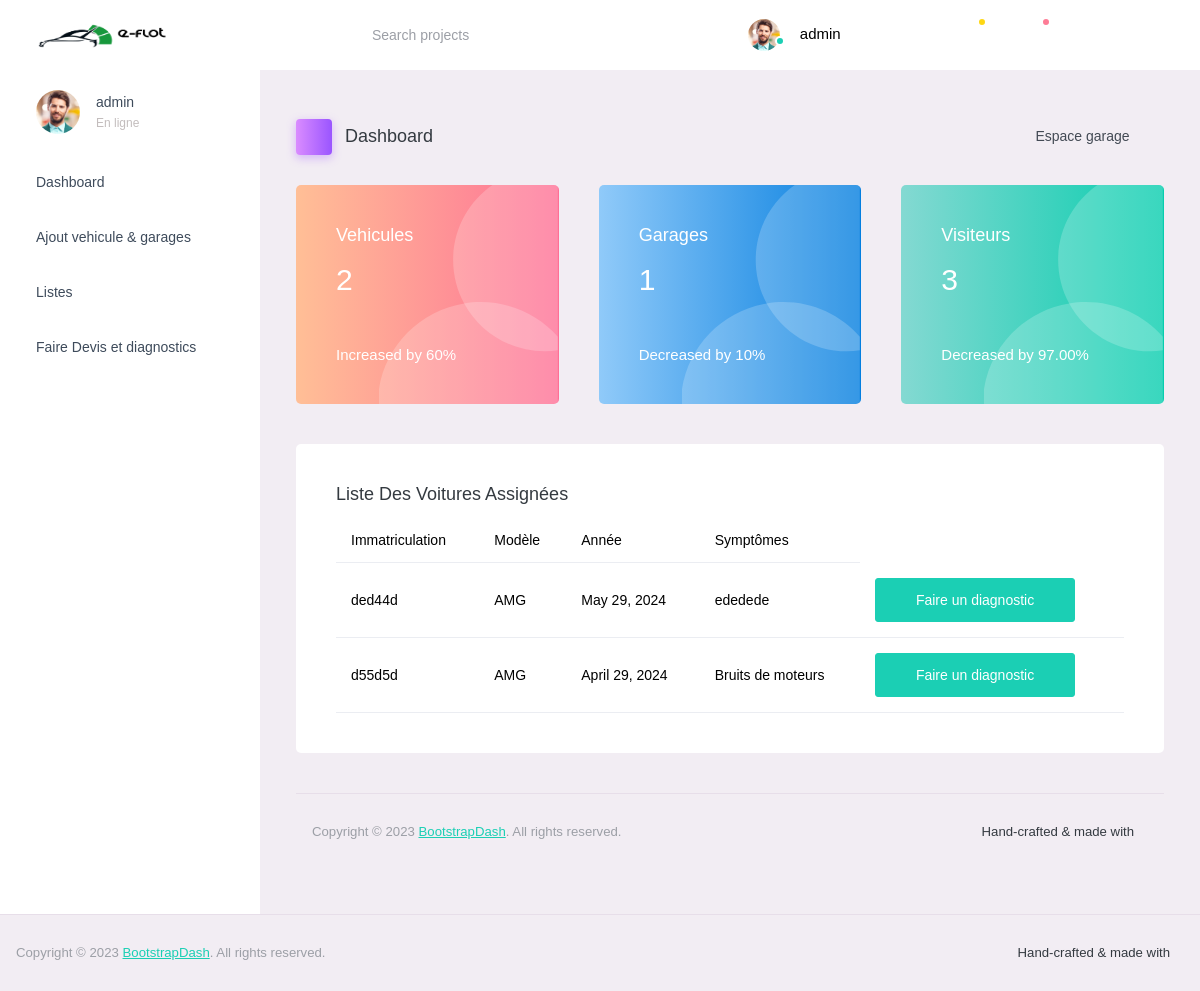
The page /Tableau/de/board/ (signed in) on the database as committed earlier.
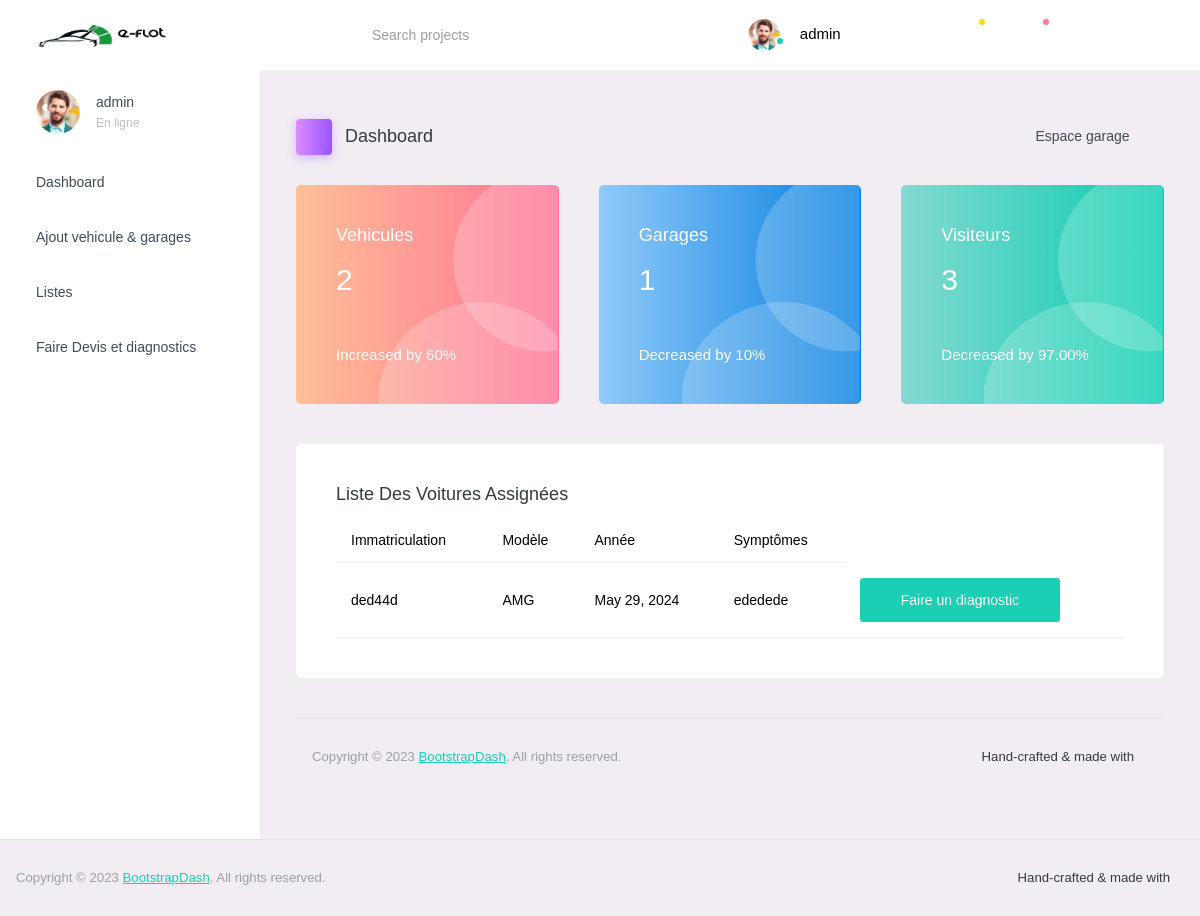
The same page on the database as committed later.
### admin_dashboard/models.py (models this page shows, shortened)
class Voiture(models.Model):
    modele = models.ForeignKey(Modele, on_delete=models.CASCADE)
    TRANSMISSION_CHOICES = [
        ('Manuelle', 'Manuelle'),
        ('Automatique', 'Automatique'),
    ]
    TYPES_CARBURANT_CHOICES  = [
        ("Gasoil", "Gasoil"),
        ("Super", "Super"),
        ("Essence", "Essence"),
    ]
    STATUT_CHOICES = [
        ('en attente de diagnostic', 'En attente de diagnostic'),
        ('diagnostiquée', 'Diagnostiquee'),
    ]
    nombre_de_vitesse = models.IntegerField(default=5, validators=[MinValueValidator(1), MaxValueValidator(10)])
    annee_fabrication = models.DateField()
    kilometrage = models.PositiveIntegerField()
    type_carburant = models.CharField(choices=TYPES_CARBURANT_CHOICES,max_length=50)
    transmission = models.CharField(max_length=50, choices=TRANSMISSION_CHOICES)
    numero_serie = models.CharField(max_length=100)
    immatriculation = models.CharField(max_length=20)
    symptomes = models.TextField()
    couleur_voiture = models.CharField(max_length=50)
    historique_maintenance = models.TextField()
    codes_erreur = models.TextField(blank=True, null=True)
    photo_voiture = models.ImageField(upload_to="voitures/")
    numero_chassi = models.CharField(max_length=50)
    statut = models.CharField(max_length=30, choices=STATUT_CHOICES, default='en attente de diagnostic')
    garage_assigne = models.ForeignKey(Garage, on_delete=models.SET_NULL, null=True, blank=True)
    date_add = models.DateTimeField(auto_now_add=True)
    date_update = models.DateTimeField(auto_now=True)
    status = models.BooleanField(default=True)

class Modele(models.Model):
    nom = models.CharField(max_length=100)
    marque = models.ForeignKey(MarqueVoiture, on_delete=models.CASCADE, related_name='modeles')
    date_add = models.DateTimeField(auto_now_add=True)
    date_update = models.DateTimeField(auto_now=True)
    status = models.BooleanField(default=True)

### admin_dashboard/views.py (the view)
# urls.py: path('Tableau/de/board/', dashboard_user, name='dashboard'),
@superuser_required
def dashboard_user(request):
    user = request.user
    type_client = request.GET.get('type', 'particulier')
    voitures = Voiture.objects.all()
    garages = Garage.objects.all()
    User = get_user_model()
    current_user_count = User.objects.count()
    previous_user_count = 100  # assume this is the previous count of users
    if current_user_count > previous_user_count:
        percentage_increase = ((current_user_count - previous_user_count) / previous_user_count) * 100
        percentage_text = f"Increased by {percentage_increase:.2f}%"
    elif current_user_count < previous_user_count:
        percentage_decrease = ((previous_user_count - current_user_count) / previous_user_count) * 100
        percentage_text = f"Decreased by {percentage_decrease:.2f}%"
    else:
        percentage_text = "No change"
    user_type = user.type_client.type if hasattr(user, 'type_client') else 'Unknown'
    cars = Voiture.objects.filter(statut='en attente de diagnostic')
    diagnostics = Diagnostic.objects.all()
    contexts = {
        'cars': cars,
        'type_client': type_client,
        'voitures': voitures,
        'garages': garages,
        'diagnostics':diagnostics,
        'user_type': user_type,
        'user': current_user_count,
        'percentage_text': percentage_text,
    }
    return render(request, 'dist/dashboard.html', contexts)

### Main/permissions.py (called while the page is built)
def superuser_required(function):
    @wraps(function)
    def wrap(request, *args, **kwargs):
        if request.user.is_authenticated and request.user.is_superuser:
            return function(request, *args, **kwargs)
        else:
            return render(request, 'access_denied.html', status=403)
    return wrap

### admin_dashboard/templates/dist/dashboard.html (shortened to what the changed rows need)
{% extends 'dist/base.html' %}
{% load static %}
 {% block content %}
        <div class="main-panel">
          <div class="content-wrapper">
            <div class="row">
              <div class="col-md-4 stretch-card grid-margin">
                <div class="card bg-gradient-danger card-img-holder text-white">
                  <div class="card-body">
                    <h2 class="mb-5">{{voitures.count}}</h2>
                  </div>
                </div>
              </div>
              <div class="col-md-4 stretch-card grid-margin">
                <div class="card bg-gradient-info card-img-holder text-white">
                  <div class="card-body">
                    <h2 class="mb-5">{{garages.count}}</h2>
                  </div>
                </div>
              </div>
              <div class="col-md-4 stretch-card grid-margin">
                <div
                  class="card bg-gradient-success card-img-holder text-white"
                >
                  <div class="card-body">
                    <h2 class="mb-5">{{user}}</h2>
                  </div>
                </div>
              </div>
            </div>
            <div class="row">
              <div class="col-12 grid-margin">
                <div class="card">
                  <div class="card-body">
                    <div class="table-responsive">
                      <table class="table">
                        <thead>
                          <tr>
                             <th>Immatriculation</th>
                            <th>Modèle</th>
                            <th>Année</th>
                            <th>Symptômes</th>
                          </tr>
                        </thead>
                        <tbody>
            {% for car in cars %}
            <tr>
                <td>{{ car.immatriculation }}</td>
                <td>{{ car.modele.nom }}</td>
                <td>{{ car.annee_fabrication }}</td>
                <td>{{ car.symptomes }}</td>
              <td><a class="btn btn-success" href="{% url 'diagnostic' car.id %}">Faire un diagnostic</a></td>
            </tr>
            {% endfor %}
        </tbody>
                      </table>
                    </div>
                  </div>
                </div>
              </div>
            </div>
        </div>
      </div>
    </div>
  </body>
</html>
 {% endblock content %}

Rows that differ between the two databases and show on the page:
no longer on this page (row edited): Voiture: immatriculation "d55d5d", modele.nom "AMG", annee_fabrication "April 29, 2024", symptomes "Bruits de moteurs"
